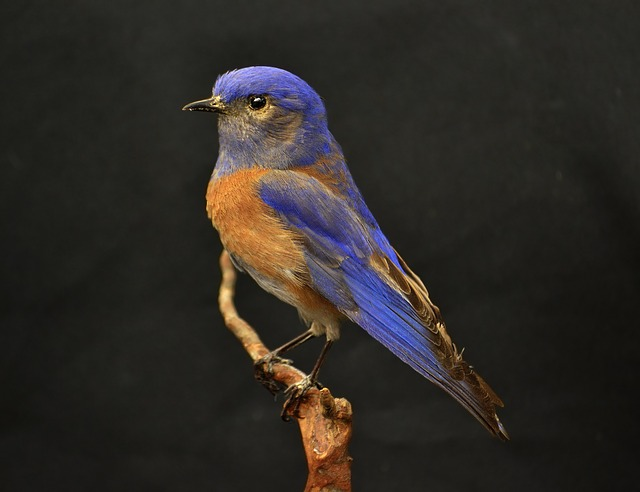
#> input picture assignment1/images/bird.jpg, 640 x 492 px, found by its file name
$ python UZ_utils.py   (older library calls are emulated)
#> lines starting #> are read from the running program, lines starting #| are printed output that depends on the picture; long printed decimals are rounded
"""
Before the first run, you need to have all necessary Python packages installed. For
that we highly recommend firstly creating Virtual Environment, to have your
development environment seperated from other projects (https://docs.python.org/3/tutorial/venv.html).

In system terminal then run: "pip install numpy opencv-python matplotlib Pillow"
"""

import numpy as np
import cv2
from matplotlib import pyplot as plt
from PIL import Image


def imread(path):
    """
    Reads an image in RGB order. Image type is transformed from uint8 to float, and
    range of values is reduced from [0, 255] to [0, 1].
    """
#> called with path = './images/bird.jpg'
    I = Image.open(path).convert('RGB')  # PIL image.
#> I is the input picture: PIL image 640x492 RGB; mean R, G, B 46.1, 42.1, 37.6
    I = np.asarray(I)  # Converting to Numpy array.
    I = I.astype(np.float64) / 255
#> I: shape (492, 640, 3) float64
    return I


def imread_gray(path):
    """
    Reads an image in gray. Image type is transformed from uint8 to float, and
    range of values is reduced from [0, 255] to [0, 1].
    """
    I = Image.open(path).convert(
        'L')  # PIL image opening and converting to gray.
    I = np.asarray(I)  # Converting to Numpy array.
    I = I.astype(np.float64) / 255
    return I


def imshow(img, title=None):
    """
    Shows an image. Image can be of types:
    - type uint8, in range [0, 255]
    - type float, in range [0, 1]
    """

    if len(img.shape) == 3:
        # if type of data is "float", then values have to be in [0, 1]
        plt.imshow(img)
    else:
        plt.imshow(img)
        plt.set_cmap('gray')  # also "hot", "nipy_spectral"
        plt.colorbar()
    if title is not None:
        plt.title(title)

    plt.show()


def signal_show(*signals):
    """
    Plots all given 1D signals in the same plot.
    Signals can be Python lists or 1D numpy array.
    """
    for s in signals:
        if type(s) == np.ndarray:
            s = s.squeeze()
        plt.plot(s)
    plt.show()


def convolve(I: np.ndarray, *ks):
    """
    Convolves input image I with all given kernels.

    :param I: Image, should be of type float64 and scaled from 0 to 1.
    :param ks: 2D Kernels
    :return: Image convolved with all kernels.
    """
    for k in ks:
        # filter2D performs correlation, so flipping is necessary
        k = np.flip(k)
        I = cv2.filter2D(I, cv2.CV_64F, k)
    return I


# False if this file is imported to another file and executed from there.
if __name__ == '__main__':

    # For this to work you need to put an image "image.jpg" to where you run the script.

    # Read an image in rgb (check the code in "UZ_utils" for details).
    I = imread('./images/bird.jpg')  # see the definition above
    imshow(I, 'rgb')
    print(I.shape, I.dtype, np.max(I))
#| (492, 640, 3) float64 1.0

    # gray
    I = imread_gray('./images/bird.jpg')  # see the definition above
#> in imread_gray, `I = Image.open(path).convert( 'L')`:
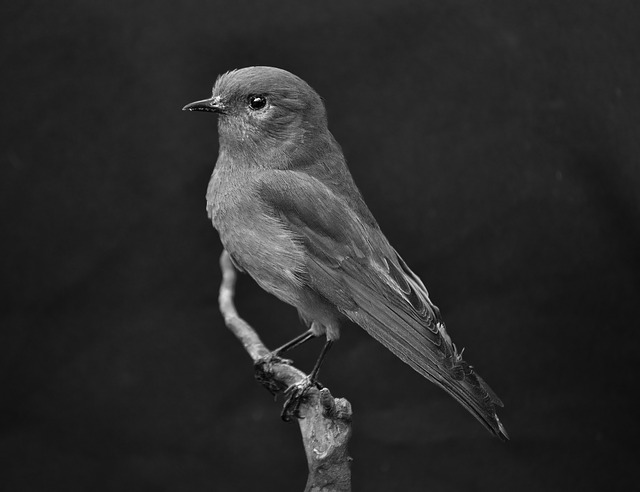
#> I: PIL image 640x492 L; min 0, max 254, mean 42.8
    imshow(I, 'gray')
#> call 2 of imshow, with title = 'gray'
#> in imshow (call 2), `plt.show()`:
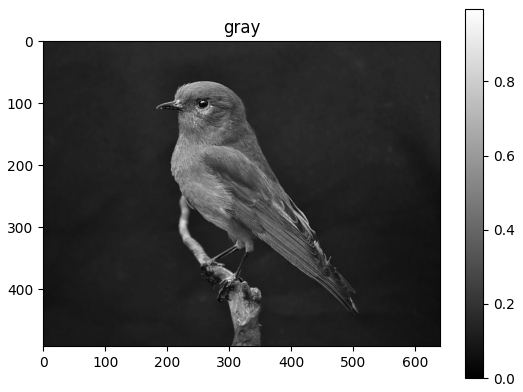
#> figure drawn by matplotlib, 2 panels
    print(I.shape, I.dtype, np.max(I))
#| (492, 640) float64 0.9961

    # Image filtering.
    I = np.zeros((20, 20), dtype=float)
    I[5, 5] = 1
    k = np.array([[1, 2, 3, 4, 5]], dtype=float)
    I = convolve(I, k, k.T)  # see the definition above
    imshow(I)
#> in imshow (call 3), `plt.show()`:
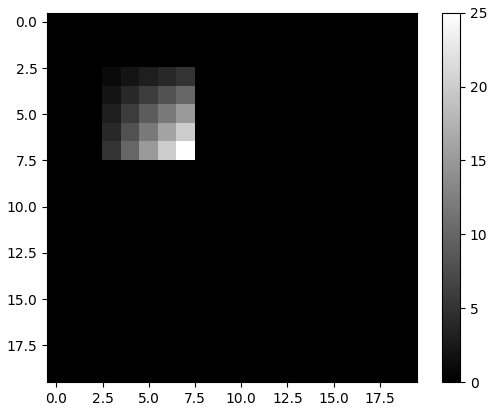
#> figure drawn by matplotlib, 2 panels

    # Plotting 1D signal.
    x = np.arange(0, 10, .1)  # From 0 to 10 with 0.1 step.
    y = np.sin(x)
    signal_show(y, 2 * y)  # see the definition above
#> in signal_show, `plt.show()`:
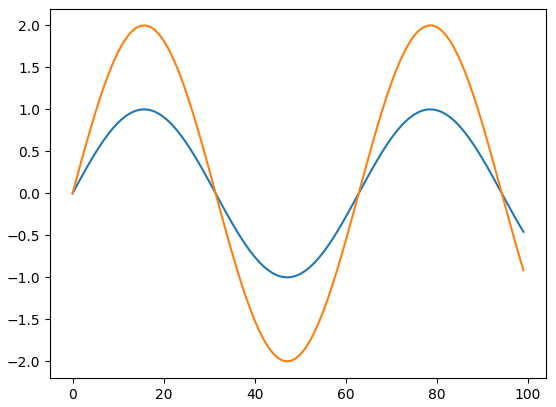
#> figure drawn by matplotlib, 1 panel; curve peaks at x = 16, y = 1; curve peaks at x = 16, y = 2

$ run again, with assignment1/images/dark.jpg copied over assignment1/images/bird.jpg
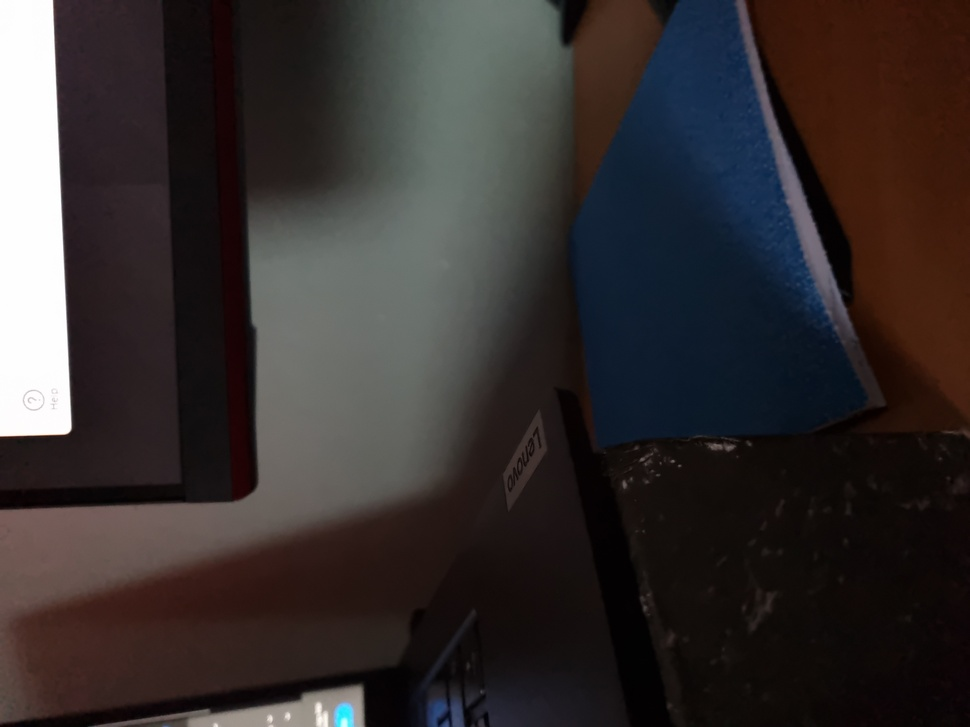
#> input picture assignment1/images/dark.jpg, 970 x 727 px, shrunk from 4032 x 3024 before the run, found by its file name
#> in imread, I is the input picture: PIL image 970x727 RGB; mean R, G, B 54, 48, 47.7
#| (727, 970, 3) float64 1.0
#> in imread_gray, `I = Image.open(path).convert( 'L')`:
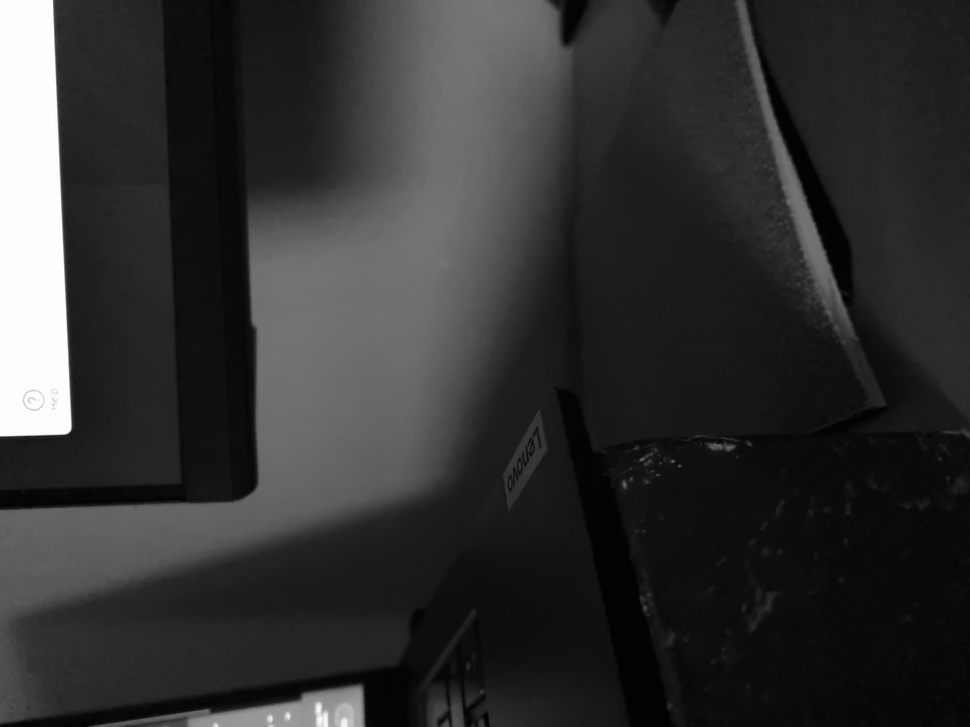
#> I: PIL image 970x727 L; min 0, max 255, mean 49.7
#> in imshow (call 2), `plt.show()`:
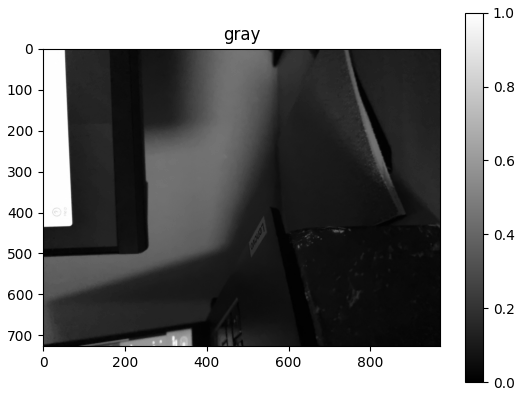
#> figure drawn by matplotlib, 2 panels
#| (727, 970) float64 1.0
